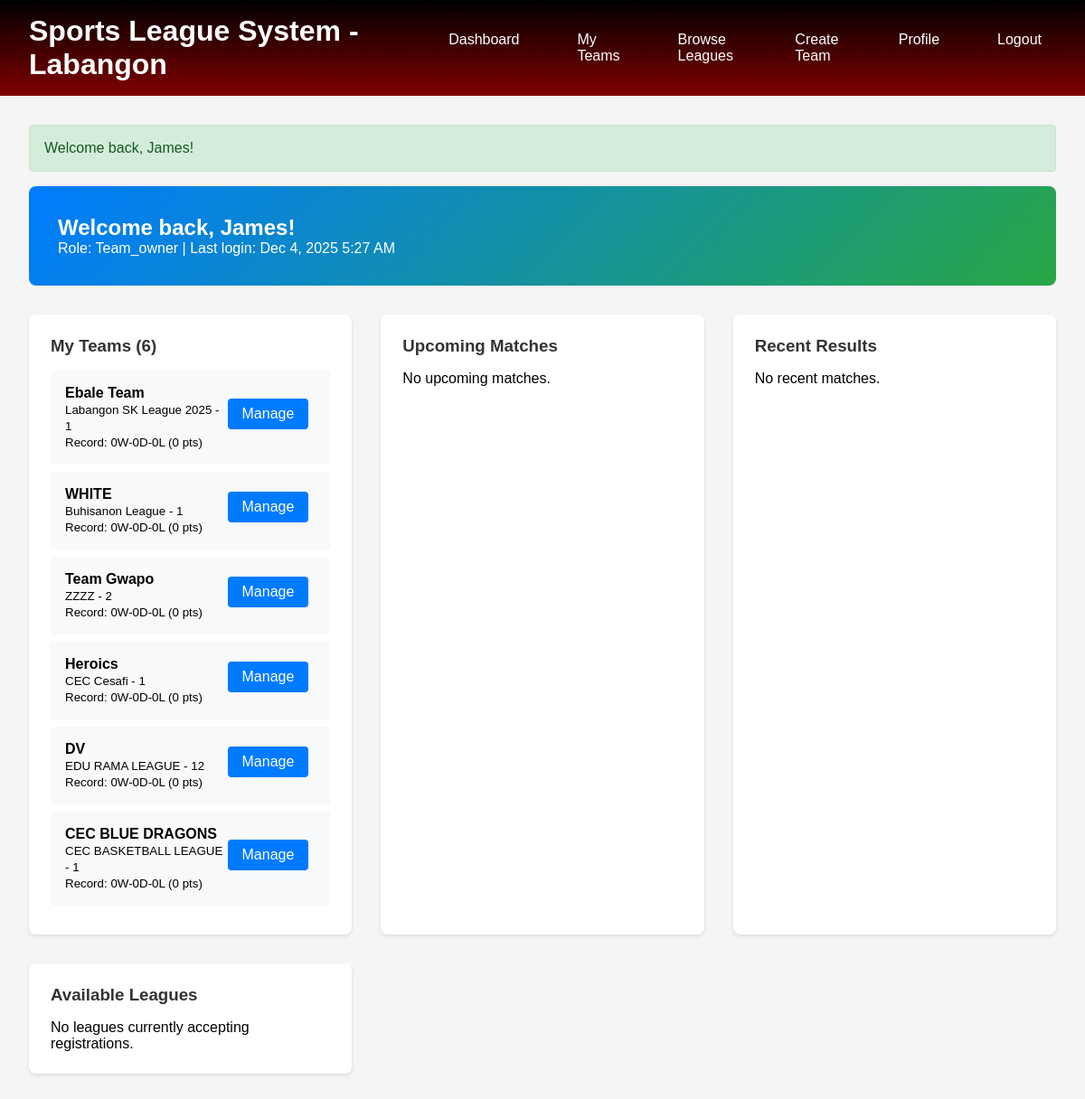
The page /admin/dashboard.php (signed in) on the database its author committed.
### tables this page shows
CREATE TABLE `users` (
  `id` int(11) NOT NULL,
  `username` varchar(50) NOT NULL,
  `email` varchar(100) NOT NULL,
  `password` varchar(255) NOT NULL,
  `first_name` varchar(50) NOT NULL,
  `last_name` varchar(50) NOT NULL,
  `phone` varchar(20) DEFAULT NULL,
  `address` varchar(255) DEFAULT NULL,
  `role` enum('player','team_owner','admin') DEFAULT 'player',
  `created_at` timestamp NOT NULL DEFAULT current_timestamp(),
  `updated_at` timestamp NOT NULL DEFAULT current_timestamp() ON UPDATE current_timestamp(),
  `status` varchar(20) NOT NULL DEFAULT 'active'
);

CREATE TABLE `teams` (
  `id` int(11) NOT NULL,
  `name` varchar(100) NOT NULL,
  `league_id` int(11) DEFAULT NULL,
  `owner_id` int(11) NOT NULL,
  `description` text DEFAULT NULL,
  `logo_url` varchar(255) DEFAULT NULL,
  `wins` int(11) DEFAULT 0,
  `losses` int(11) DEFAULT 0,
  `draws` int(11) DEFAULT 0,
  `points` int(11) DEFAULT 0,
  `created_at` timestamp NOT NULL DEFAULT current_timestamp(),
  `goals_for` int(11) DEFAULT 0,
  `goals_against` int(11) DEFAULT 0
);

CREATE TABLE `leagues` (
  `id` int(11) NOT NULL,
  `name` varchar(100) NOT NULL,
  `sport_id` int(11) NOT NULL,
  `season` varchar(20) NOT NULL,
  `start_date` date NOT NULL,
  `end_date` date NOT NULL,
  `registration_deadline` date NOT NULL,
  `max_teams` int(11) DEFAULT 16,
  `rules` text DEFAULT NULL,
  `status` enum('draft','open','closed','active','completed') DEFAULT 'draft',
  `approval_required` tinyint(1) DEFAULT 0,
  `created_by` int(11) NOT NULL,
  `created_at` timestamp NOT NULL DEFAULT current_timestamp()
);

### admin/dashboard.php (the view, shortened to what this page needs)
<?php
require_once '../config/database.php';
$database = new Database();
$db = $database->connect();
$user = getCurrentUser();
if ($user['role'] == 'admin') {
    $stats_query = "SELECT
                        (SELECT COUNT(*) FROM users) as total_users,
                        (SELECT COUNT(*) FROM leagues) as total_leagues,
                        (SELECT COUNT(*) FROM teams) as total_teams,
                        (SELECT COUNT(*) FROM matches WHERE status = 'scheduled') as upcoming_matches";
    $stats_stmt = $db->prepare($stats_query);
    $stats_stmt->execute();
    $stats = $stats_stmt->fetch(PDO::FETCH_ASSOC);
    $activity_query = "SELECT 'user' as type, CONCAT(first_name, ' ', last_name, ' registered') as activity, created_at
                       FROM users
                       UNION ALL
                       SELECT 'team' as type, CONCAT(name, ' team created') as activity, created_at
                       FROM teams
                       UNION ALL
                       SELECT 'league' as type, CONCAT(name, ' league created') as activity, created_at
                       FROM leagues
                       ORDER BY created_at DESC LIMIT 10";
    $activity_stmt = $db->prepare($activity_query);
    $activity_stmt->execute();
    $activities = $activity_stmt->fetchAll(PDO::FETCH_ASSOC);
} else {
    $teams_query = "SELECT t.*, l.name as league_name, l.season,
                           (SELECT COUNT(*) FROM team_members WHERE team_id = t.id AND status = 'active') as member_count
                    FROM teams t
                    JOIN leagues l ON t.league_id = l.id
                    WHERE t.owner_id = :user_id OR t.id IN (
                        SELECT team_id FROM team_members WHERE player_id = :user_id AND status = 'active'
                    )";
    $teams_stmt = $db->prepare($teams_query);
    $teams_stmt->bindParam(':user_id', $user['id']);
    $teams_stmt->execute();
    $user_teams = $teams_stmt->fetchAll(PDO::FETCH_ASSOC);
    $team_ids = array_column($user_teams, 'id');
    if (!empty($team_ids)) {
        $team_ids_str = implode(',', $team_ids);
        $matches_query = "SELECT m.*, ht.name as home_team, at.name as away_team, v.name as venue_name, l.name as league_name
                          FROM matches m
                          JOIN teams ht ON m.home_team_id = ht.id
                          JOIN teams at ON m.away_team_id = at.id
                          LEFT JOIN venues v ON m.venue_id = v.id
                          JOIN leagues l ON m.league_id = l.id
                          WHERE (m.home_team_id IN ($team_ids_str) OR m.away_team_id IN ($team_ids_str))
                          AND m.status = 'scheduled'
                          AND m.match_date >= NOW()
                          ORDER BY m.match_date ASC
                          LIMIT 5";
        $matches_stmt = $db->prepare($matches_query);
        $matches_stmt->execute();
        $upcoming_matches = $matches_stmt->fetchAll(PDO::FETCH_ASSOC);
    } else {
        $upcoming_matches = [];
    }
    if (!empty($team_ids)) {
        $recent_query = "SELECT m.*, ht.name as home_team, at.name as away_team, v.name as venue_name, l.name as league_name
                         FROM matches m
                         JOIN teams ht ON m.home_team_id = ht.id
                         JOIN teams at ON m.away_team_id = at.id
                         LEFT JOIN venues v ON m.venue_id = v.id
                         JOIN leagues l ON m.league_id = l.id
                         WHERE (m.home_team_id IN ($team_ids_str) OR m.away_team_id IN ($team_ids_str))
                         AND m.status = 'completed'
                         ORDER BY m.match_date DESC
                         LIMIT 5";
        $recent_stmt = $db->prepare($recent_query);
        $recent_stmt->execute();
        $recent_matches = $recent_stmt->fetchAll(PDO::FETCH_ASSOC);
    } else {
        $recent_matches = [];
    }
    $available_leagues_query = "SELECT l.*, s.name as sport_name,
                                       (SELECT COUNT(*) FROM teams WHERE league_id = l.id) as team_count
                                FROM leagues l
                                JOIN sports s ON l.sport_id = s.id
                                WHERE l.status IN ('open', 'draft')
                                AND l.registration_deadline >= CURDATE()
                                ORDER BY l.registration_deadline ASC";
    $available_stmt = $db->prepare($available_leagues_query);
    $available_stmt->execute();
    $available_leagues = $available_stmt->fetchAll(PDO::FETCH_ASSOC);
}
?>
<!DOCTYPE html>
<html>
<head>
</head>
<body>
    <div class="header">
        <h1>Sports League System - Labangon </h1>
        <div class="nav">
            <a href="dashboard.php">Dashboard</a>
            <?php if ($user['role'] == 'admin'): ?>
                <a href="../admin/manage_leagues.php">Manage Leagues</a>
                <a href="../admin/manage_users.php">Manage Users</a>
                <a href="../admin/system_reports.php">Reports</a>
            <?php else: ?>
                <a href="team/my_teams.php">My Teams</a>
                <a href="league/browse_leagues.php">Browse Leagues</a>
                <a href="../team/create_team.php">Create Team</a>
            <?php endif; ?>
            <a href="profile.php">Profile</a>
            <a href="../auth/logout.php">Logout</a>
        </div>
    </div>
    <div class="container">
        <div class="welcome">
            <h2>Welcome back, <?php echo htmlspecialchars($user['first_name']); ?>!</h2>
            <p>Role: <?php echo ucfirst($user['role']); ?> | Last login: <?php echo date('M j, Y g:i A'); ?></p>
        </div>
        <?php if ($user['role'] == 'admin'): ?>
        <div class="stats-grid">
            <div class="stat-card">
                <div class="stat-number"><?php echo $stats['total_users']; ?></div>
                <div class="stat-label">Total Users</div>
            </div>
            <div class="stat-card">
                <div class="stat-number"><?php echo $stats['total_leagues']; ?></div>
                <div class="stat-label">Active Leagues</div>
            </div>
            <div class="stat-card">
                <div class="stat-number"><?php echo $stats['total_teams']; ?></div>
                <div class="stat-label">Registered Teams</div>
            </div>
            <div class="stat-card">
                <div class="stat-number"><?php echo $stats['upcoming_matches']; ?></div>
                <div class="stat-label">Scheduled Matches</div>
            </div>
        </div>
        <div class="dashboard-grid">
            <div class="card">
                <h3>Quick Actions</h3>
                <a href="../league/create_league.php" class="btn btn-success">Create New League</a>
                <a href="../admin/manage_users.php" class="btn">Manage Users</a>
                <a href="../venue/manage_venues.php" class="btn">Manage Venues</a>
                <a href="../admin/system_reports.php" class="btn btn-warning">View Reports</a>
            </div>
            <div class="card">
                <h3>Recent System Activity</h3>
                <?php foreach ($activities as $activity): ?>
                    <div class="activity-item">
                        <div><?php echo htmlspecialchars($activity['activity']); ?></div>
                        <small style="color: #666;"><?php echo date('M j, g:i A', strtotime($activity['created_at'])); ?></small>
                    </div>
                <?php endforeach; ?>
            </div>
        </div>
        <?php else: ?>
        <div class="dashboard-grid">
            <div class="card">
                <h3>My Teams (<?php echo count($user_teams); ?>)</h3>
                <?php if (count($user_teams) > 0): ?>
                    <?php foreach ($user_teams as $team): ?>
                        <div class="team-item">
                            <div>
                                <strong><?php echo htmlspecialchars($team['name']); ?></strong><br>
                                <small><?php echo htmlspecialchars($team['league_name']); ?> - <?php echo htmlspecialchars($team['season']); ?></small><br>
                                <small>Record: <?php echo $team['wins']; ?>W-<?php echo $team['draws']; ?>D-<?php echo $team['losses']; ?>L (<?php echo $team['points']; ?> pts)</small>
                            </div>
                            <div>
                                <a href="team/manage_team.php?id=<?php echo $team['id']; ?>" class="btn">Manage</a>
                            </div>
                        </div>
                    <?php endforeach; ?>
                <?php else: ?>
                    <p>No teams yet.</p>
                    <a href="team/create_team.php" class="btn btn-success">Create Your First Team</a>
                <?php endif; ?>
            </div>
            <div class="card">
                <h3>Upcoming Matches</h3>
                <?php if (count($upcoming_matches) > 0): ?>
                    <?php foreach ($upcoming_matches as $match): ?>
                        <div class="match-item">
                            <div class="match-date"><?php echo date('M j, Y g:i A', strtotime($match['match_date'])); ?></div>
                            <div><strong><?php echo htmlspecialchars($match['home_team']); ?></strong> vs <strong><?php echo htmlspecialchars($match['away_team']); ?></strong></div>
                            <div><small><?php echo htmlspecialchars($match['venue_name'] ?? 'Venue TBD'); ?> - <?php echo htmlspecialchars($match['league_name']); ?></small></div>
                        </div>
                    <?php endforeach; ?>
                <?php else: ?>
                    <p>No upcoming matches.</p>
                <?php endif; ?>
            </div>
            <div class="card">
                <h3>Recent Results</h3>
                <?php if (count($recent_matches) > 0): ?>
                    <?php foreach ($recent_matches as $match): ?>
                        <div class="match-item">
                            <div class="match-date"><?php echo date('M j, Y', strtotime($match['match_date'])); ?></div>
                            <div><strong><?php echo htmlspecialchars($match['home_team']); ?></strong> <?php echo $match['home_score']; ?> - <?php echo $match['away_score']; ?> <strong><?php echo htmlspecialchars($match['away_team']); ?></strong></div>
                            <div><small><?php echo htmlspecialchars($match['league_name']); ?></small></div>
                        </div>
                    <?php endforeach; ?>
                <?php else: ?>
                    <p>No recent matches.</p>
                <?php endif; ?>
            </div>
            <div class="card">
                <h3>Available Leagues</h3>
                <?php if (count($available_leagues) > 0): ?>
                    <?php foreach ($available_leagues as $league): ?>
                        <div class="team-item">
                            <div>
                                <strong><?php echo htmlspecialchars($league['name']); ?></strong><br>
                                <small><?php echo htmlspecialchars($league['sport_name']); ?> - <?php echo htmlspecialchars($league['season']); ?></small><br>
                                <small>Teams: <?php echo $league['team_count']; ?>/<?php echo $league['max_teams']; ?> | Deadline: <?php echo date('M j', strtotime($league['registration_deadline'])); ?></small>
                            </div>
                            <div>
                                <a href="league/view_league.php?id=<?php echo $league['id']; ?>" class="btn">View</a>
                            </div>
                        </div>
                    <?php endforeach; ?>
                <?php else: ?>
                    <p>No leagues currently accepting registrations.</p>
                <?php endif; ?>
            </div>
        </div>
        <?php endif; ?>
    </div>
</body>
</html>

### admin/dashboard.php (style rules this page uses)
* { margin: 0; padding: 0; box-sizing: border-box; }
body { font-family: Arial, sans-serif; background: #f5f5f5; }
.header { background: linear-gradient(black, maroon); color: white; padding: 1rem 2rem; display: flex; justify-content: space-between; align-items: center; }
.nav { display: flex; gap: 2rem; }
.nav a { color: white; text-decoration: none; padding: 0.5rem 1rem; border-radius: 4px; }
.container { max-width: 1200px; margin: 2rem auto; padding: 0 2rem; }
.dashboard-grid { display: grid; grid-template-columns: repeat(auto-fit, minmax(300px, 1fr)); gap: 2rem; }
.card { background: white; border-radius: 8px; padding: 1.5rem; box-shadow: 0 2px 4px rgba(0,0,0,0.1); }
.card h3 { margin-bottom: 1rem; color: #333; }
.btn { background: #007bff; color: white; padding: 0.5rem 1rem; text-decoration: none; border-radius: 4px; display: inline-block; margin-right: 0.5rem; margin-bottom: 0.5rem; }
.team-item { background: #f8f9fa; padding: 1rem; border-radius: 4px; margin-bottom: 0.5rem; display: flex; justify-content: space-between; align-items: center; }
.welcome { background: linear-gradient(135deg, #007bff, #28a745); color: white; padding: 2rem; border-radius: 8px; margin-bottom: 2rem; }

### rows shown on the page
users: first_name "James", role "Team_owner"
teams: name "Ebale Team", league.name "Labangon SK League 2025", league.season "1", wins "0", draws "0", losses "0", points "0"
teams: name "WHITE", league.name "Buhisanon League", league.season "1", wins "0", draws "0", losses "0", points "0"
teams: name "Team Gwapo", league.name "ZZZZ", league.season "2", wins "0", draws "0", losses "0", points "0"
teams: name "Heroics", league.name "CEC Cesafi", league.season "1", wins "0", draws "0", losses "0", points "0"
teams: name "DV", league.name "EDU RAMA LEAGUE", league.season "12", wins "0", draws "0", losses "0", points "0"
teams: name "CEC BLUE DRAGONS", league.name "CEC BASKETBALL LEAGUE", league.season "1", wins "0", draws "0", losses "0", points "0"

### other values the page prints
$message "Welcome back, James!"
count($user_teams) "6"
